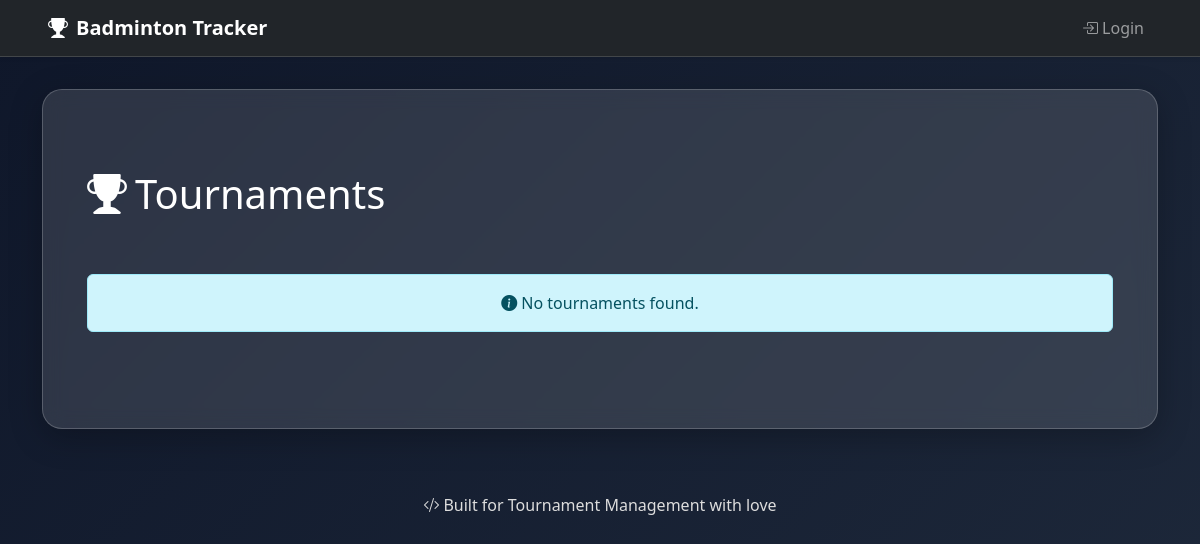
Before: / with the older database file.
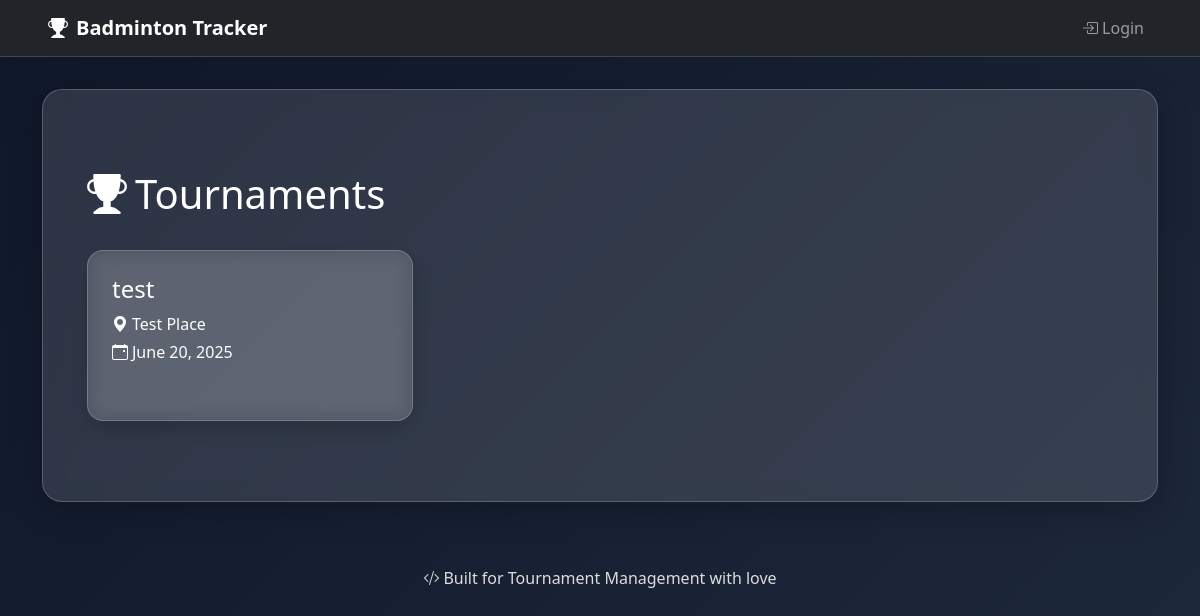
After: the same page with the newer database file.
### badminton/models.py (models this page shows, shortened)
class Tournament(models.Model):
    name = models.CharField(max_length=100)
    place = models.CharField(max_length=100)
    date = models.DateField()

### badminton/views.py (the view)
# urls.py: path('', views.tournament_list, name='tournament_list'),  # Updated function name
def tournament_list(request):
    tournaments = Tournament.objects.all().order_by('-date')
    return render(request, 'tournament_list.html', {'tournaments': tournaments})

### badminton/templates/tournament_list.html (shortened to what this page needs)
{% extends 'base.html' %}
{% load static %}
{% load tz %}
{% block content %}
<div class="container py-5">
  <div class="d-flex justify-content-between align-items-center mb-4">
    <h1 class="text-white">
      <i class="bi bi-trophy-fill me-2"></i>Tournaments
    </h1>
  </div>
  {% if tournaments %}
    <div class="row g-4">
      {% for tournament in tournaments %}
        <div class="col-md-6 col-lg-4">
          <a href="{% url 'tournament_detail' tournament.id %}" class="text-decoration-none">
            <div class="glass-card card-hover p-4 rounded-4 shadow h-100 d-flex flex-column justify-content-between text-white">
              <div>
                <h4 class="mb-2">{{ tournament.name }}</h4>
                <p class="mb-1"><i class="bi bi-geo-alt-fill me-1"></i>{{ tournament.place }}</p>
                <p class="mb-3"><i class="bi bi-calendar-event me-1"></i>{{ tournament.date|date:"F j, Y" }}</p>
              </div>
            </div>
          </a>
        </div>
      {% endfor %}
    </div>
  {% else %}
    <div class="alert alert-info text-center mt-5">
      <i class="bi bi-info-circle-fill me-1"></i>No tournaments found.
    </div>
  {% endif %}
</div>
{% endblock %}

Changed rows visible on the page:
added Tournament: name "test", place "Test Place", date "June 20, 2025"
Other visible differences:
text no longer shown: "No tournaments found."
